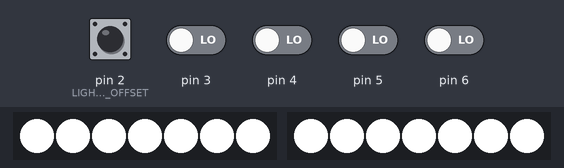
The sketch below on a simulated Arduino Uno, built with avr-gcc and run on an emulated ATmega328P. On the bench: 2 × 7 RGB LEDs in strip order, left to right. Inputs (shaded band) come from the test bench; at power-on: pin 2 (LIGHTSWITCH_PIN_OFFSET), pin 3–6 LOW.

Above: at 1.2 s.
1.3 s: pin 3 driven HIGH
At 1.6 s:
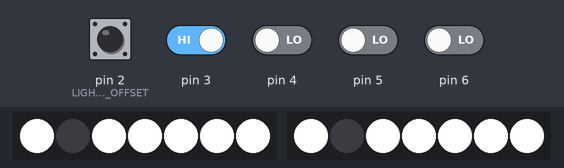
4.2 s: pin 2 (LIGHTSWITCH_PIN_OFFSET) pulled HIGH for 1 s
At 4.45 s:
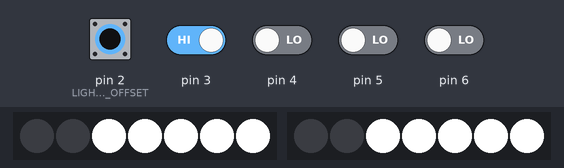
5.8 s: pin 3 driven LOW
Timing chart, 0 to 8.8 s (numbered marks = the images above; inputs shaded):
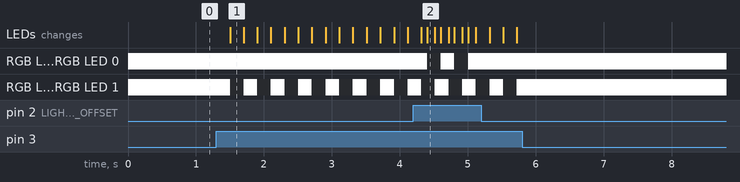

Measured:
- after the input at 1.3 s, RGB LED 1, RGB LED 1: alternates RGB(255, 255, 255) for 0.20 s and off for 0.20 s, starting after 0.20 s; the LEDs: change after 0.20 s (image 1)
- after the input at 4.2 s, the LEDs: first differ from a run without the input after 0.20 s (image 2)
- after the input at 5.8 s, every drawn part: stays the same

The sketch:

eisenbahnbeleuchtung.ino
```cpp
#include "FastLED.h"

#define NUM_LEDS 7
#define DATA_PIN 10
#define CLOCK_PIN 9

// offset (von 0) für den Pin (also schalter 1 hängt auf pin 3 z.B.)
#define LIGHTSWITCH_PIN_OFFSET 2

// anzahl der taster die für lichter zuständig sind
#define NUM_LIGHTSWITCHES 5

#define BAHNHOF 0
#define KIRCHE 1
#define GASTHAUS 2
#define BAUERNHOF 3
#define WOHNHAUS 4

#define DEBOUNCE_TIME 200


struct lightswitch {
  int current_state;
  int pin_number;
  unsigned long state_change_time;
  int led_count;
};

CRGB leds[NUM_LEDS];

lightswitch switches[NUM_LIGHTSWITCHES];


void setup() {
  FastLED.addLeds<WS2801,RGB>(leds, NUM_LEDS);
  FastLED.addLeds<WS2801, DATA_PIN, CLOCK_PIN, RGB>(leds, NUM_LEDS);

  for(int i = 0; i < NUM_LEDS; i++)
  {
   leds[i] = CRGB::White;
  }


  for(int i = 0; i < NUM_LIGHTSWITCHES; i++)
  {
    switches[i].current_state = HIGH;
    switches[i].state_change_time = 0;
    switches[i].pin_number = LIGHTSWITCH_PIN_OFFSET + i;
    pinMode(switches[i].pin_number,INPUT);

    if(i == GASTHAUS || i == WOHNHAUS || i == BAUERNHOF) // gebäude mit einem LED
    {
      switches[i].led_count = 1;
    }
    else if(i == KIRCHE || i == BAHNHOF) // gebäude mit 2 LEDs
    {
      switches[i].led_count = 2;
    }
    else //failsafe
    {
      switches[i].led_count = 0;
    }
  }

}

void toggleSwitch(lightswitch &sw)
{
  sw.state_change_time = 0; //statuszeit verwerfen
  sw.current_state = !sw.current_state; //den aktuellen status toggeln

  CRGB currColor;

  if(sw.current_state) //wenn der aktuelle status HIGH ist aufdrehen, sonst abdrehen
  {
     currColor = CRGB::White;
  }
  else
  {
    currColor = CRGB::Black;
  }

  // jetzt abhängig von der startposition des switches X lichter auf die neue farbe setzen
  for(int i = sw.pin_number - LIGHTSWITCH_PIN_OFFSET; i < switches[i].led_count; i++)
  {
    leds[i] = currColor;
  }
}

void loop()
{
  //millisekunden seitdem der arduino gestartet wurde; nach 50 tagen wieder 0...wird aber eher nicht 50 tage permanent...
  unsigned long currTime = millis();

  for(int i = 0; i < NUM_LIGHTSWITCHES; i++)
  {
      //pin status auslesen
      int currPinStatus = digitalRead(switches[i].pin_number); //status des tasters auslesen
      if(currPinStatus == HIGH) //taster gedrückt
      {
        // es wurde erst gedrückt
        if(switches[i].state_change_time == 0)
        {
          switches[i].state_change_time = currTime; //zeitpunkt merken
        }
        else if(currTime - switches[i].state_change_time > DEBOUNCE_TIME) // entprellen
        {
          toggleSwitch(switches[i]);
        }
      }
      else
      {
        //wenn sich der status nicht geändert hat wurde entweder nix gedrückt oder zu kurz gedrückt (geprellt) => zeitpunkt löschen
        switches[i].state_change_time = 0;
      }

  }

  FastLED.show();
}
```
